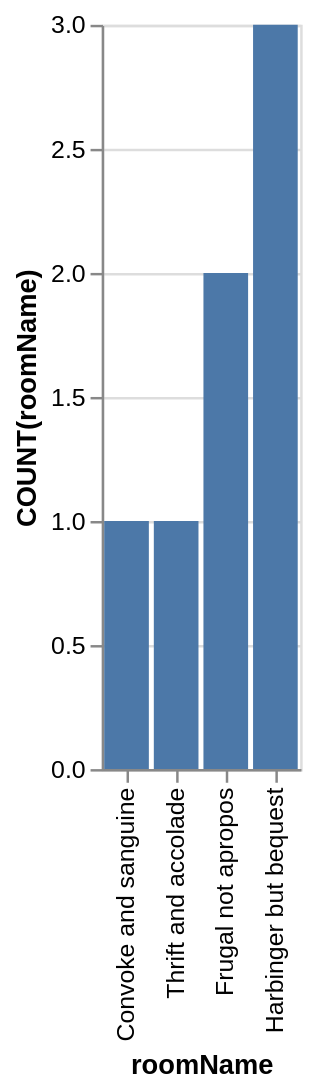

This figure's Vega-Lite source:
### Vega-Lite specification from a JSON file in a GitHub repository (floating-point values rounded to 4 significant figures)
{"data": {"values": [{"x_data": "Convoke and sanguine", "y_data": 1}, {"x_data": "Thrift and accolade", "y_data": 1}, {"x_data": "Frugal not apropos", "y_data": 2}, {"x_data": "Harbinger but bequest", "y_data": 3}]}, "mark": "bar", "encoding": {"x": {"field": "x_data", "type": "nominal", "title": "roomName", "sort": {"op": "sum", "field": "y_data", "order": "ascending"}}, "y": {"field": "y_data", "type": "quantitative", "title": "COUNT(roomName)"}}}
